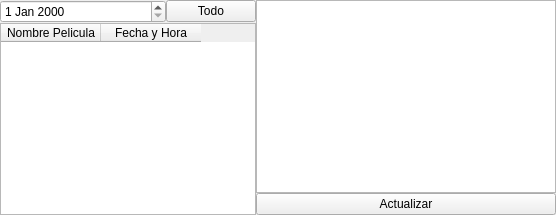
                   <widget class="QWidget" name="tab">
                    <attribute name="title">
                     <string>Funciones</string>
                    </attribute>
                    <layout class="QHBoxLayout" name="horizontalLayout_20">
                     <property name="spacing">
                      <number>0</number>
                     </property>
                     <property name="leftMargin">
                      <number>0</number>
                     </property>
                     <property name="topMargin">
                      <number>0</number>
                     </property>
                     <property name="rightMargin">
                      <number>0</number>
                     </property>
                     <property name="bottomMargin">
                      <number>0</number>
                     </property>
                     <item>
                      <widget class="QWidget" name="widget_20" native="true">
                       <layout class="QVBoxLayout" name="verticalLayout_20">
                        <property name="spacing">
                         <number>0</number>
                        </property>
                        <property name="leftMargin">
                         <number>0</number>
                        </property>
                        <property name="topMargin">
                         <number>0</number>
                        </property>
                        <property name="rightMargin">
                         <number>0</number>
                        </property>
                        <property name="bottomMargin">
                         <number>0</number>
                        </property>
                        <item>
                         <layout class="QHBoxLayout" name="horizontalLayout_21">
                          <item>
                           <widget class="QDateEdit" name="filtro_fecha_funcion_esta"/>
                          </item>
                          <item>
                           <widget class="QPushButton" name="btn_todo_funciones">
                            <property name="maximumSize">
                             <size>
                              <width>90</width>
                              <height>16777215</height>
                             </size>
                            </property>
                            <property name="text">
                             <string>Todo</string>
                            </property>
                           </widget>
                          </item>
                         </layout>
                        </item>
                        <item>
                         <widget class="QTableWidget" name="tableWidget_estadisticas_funciones">
                          <column>
                           <property name="text">
                            <string>Nombre Pelicula</string>
                           </property>
                          </column>
                          <column>
                           <property name="text">
                            <string>Fecha y Hora</string>
                           </property>
                          </column>
                         </widget>
                        </item>
                       </layout>
                      </widget>
                     </item>
                     <item>
                      <widget class="QWidget" name="widget_21" native="true">
                       <property name="minimumSize">
                        <size>
                         <width>300</width>
                         <height>0</height>
                        </size>
                       </property>
                       <layout class="QVBoxLayout" name="verticalLayout_21">
                        <property name="spacing">
                         <number>0</number>
                        </property>
                        <property name="leftMargin">
                         <number>0</number>
                        </property>
                        <property name="topMargin">
                         <number>0</number>
                        </property>
                        <property name="rightMargin">
                         <number>0</number>
                        </property>
                        <property name="bottomMargin">
                         <number>0</number>
                        </property>
                        <item>
                         <widget class="QWidget" name="widget_22" native="true">
                          <property name="maximumSize">
                           <size>
                            <width>16777215</width>
                            <height>250</height>
                           </size>
                          </property>
                          <layout class="QVBoxLayout" name="verticalLayout_22">
                           <property name="spacing">
                            <number>0</number>
                           </property>
                           <property name="leftMargin">
                            <number>0</number>
                           </property>
                           <property name="topMargin">
                            <number>0</number>
                           </property>
                           <property name="rightMargin">
                            <number>0</number>
                           </property>
                           <property name="bottomMargin">
                            <number>0</number>
                           </property>
                           <item>
                            <widget class="QTextEdit" name="textEdit_info_funciones">
                             <property name="maximumSize">
                              <size>
                               <width>16777215</width>
                               <height>250</height>
                              </size>
                             </property>
                             <property name="styleSheet">
                              <string notr="true">font: 75 16pt &quot;MS Shell Dlg 2&quot;;</string>
                             </property>
                             <property name="html">
                              <string>&lt;!DOCTYPE HTML PUBLIC &quot;-//W3C//DTD HTML 4.0//EN&quot; &quot;http://www.w3.org/TR/REC-html40/strict.dtd&quot;&gt;
&lt;html&gt;&lt;head&gt;&lt;meta name=&quot;qrichtext&quot; content=&quot;1&quot; /&gt;&lt;style type=&quot;text/css&quot;&gt;
p, li { white-space: pre-wrap; }
&lt;/style&gt;&lt;/head&gt;&lt;body style=&quot; font-family:'MS Shell Dlg 2'; font-size:16pt; font-weight:72; font-style:normal;&quot;&gt;
&lt;p style=&quot;-qt-paragraph-type:empty; margin-top:0px; margin-bottom:0px; margin-left:0px; margin-right:0px; -qt-block-indent:0; text-indent:0px; font-size:14pt;&quot;&gt;&lt;br /&gt;&lt;/p&gt;&lt;/body&gt;&lt;/html&gt;</string>
                             </property>
                            </widget>
                           </item>
                          </layout>
                         </widget>
                        </item>
                        <item>
                         <widget class="QWidget" name="widget_23" native="true">
                          <property name="styleSheet">
                           <string notr="true">background-color:rgb(213, 213, 213)</string>
                          </property>
                          <layout class="QVBoxLayout" name="verticalLayout_24">
                           <property name="spacing">
                            <number>0</number>
                           </property>
                           <property name="leftMargin">
                            <number>0</number>
                           </property>
                           <property name="topMargin">
                            <number>0</number>
                           </property>
                           <property name="rightMargin">
                            <number>0</number>
                           </property>
                           <property name="bottomMargin">
                            <number>0</number>
                           </property>
                           <item>
                            <layout class="QVBoxLayout" name="layout_grafico"/>
                           </item>
                          </layout>
                         </widget>
                        </item>
                        <item>
                         <widget class="QPushButton" name="btn_actualizar_estadisticas_f">
                          <property name="text">
                           <string>Actualizar</string>
                          </property>
                         </widget>
                        </item>
                       </layout>
                      </widget>
                     </item>
                    </layout>
                   </widget>
